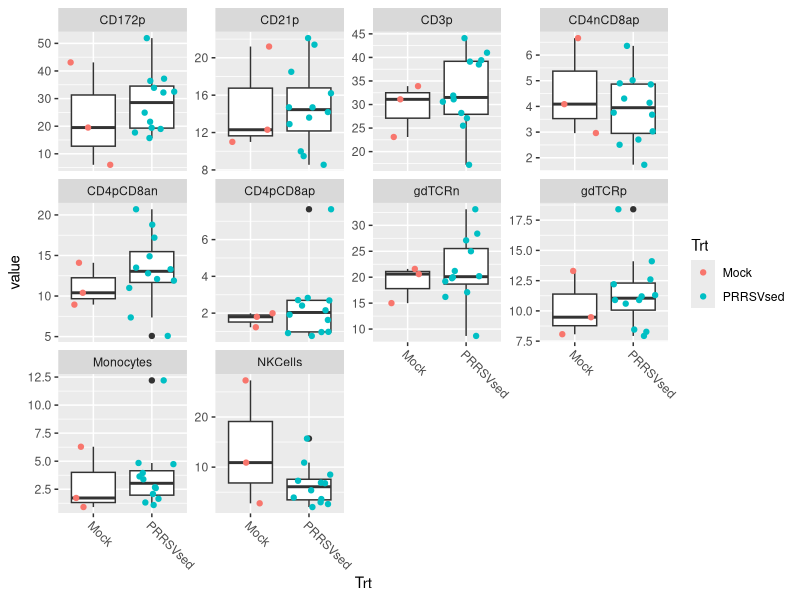
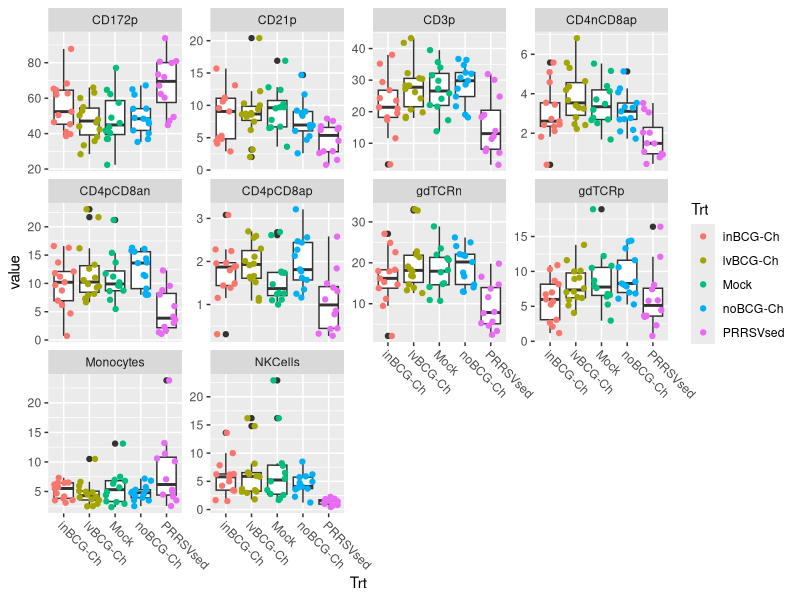
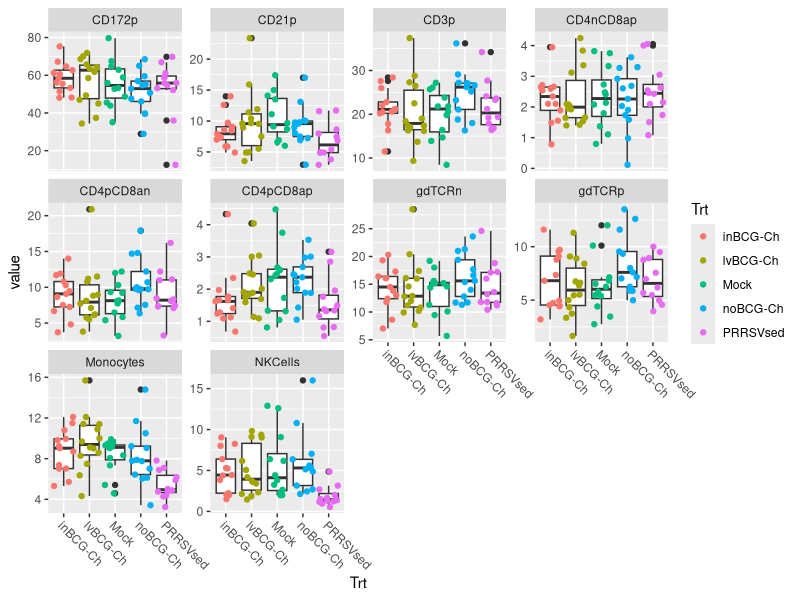
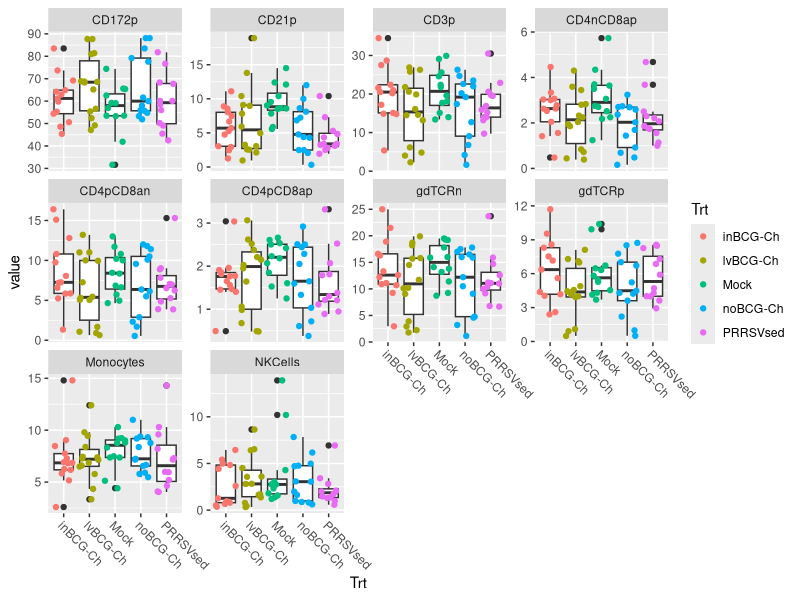
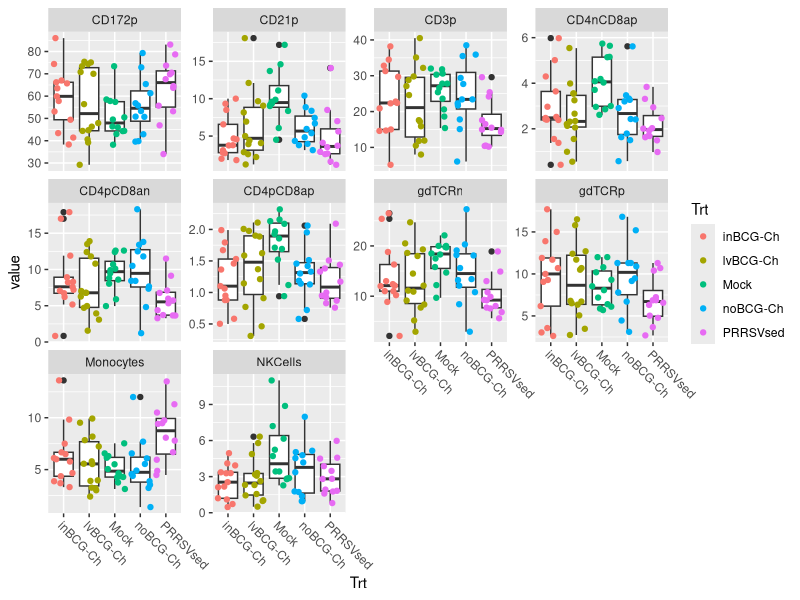
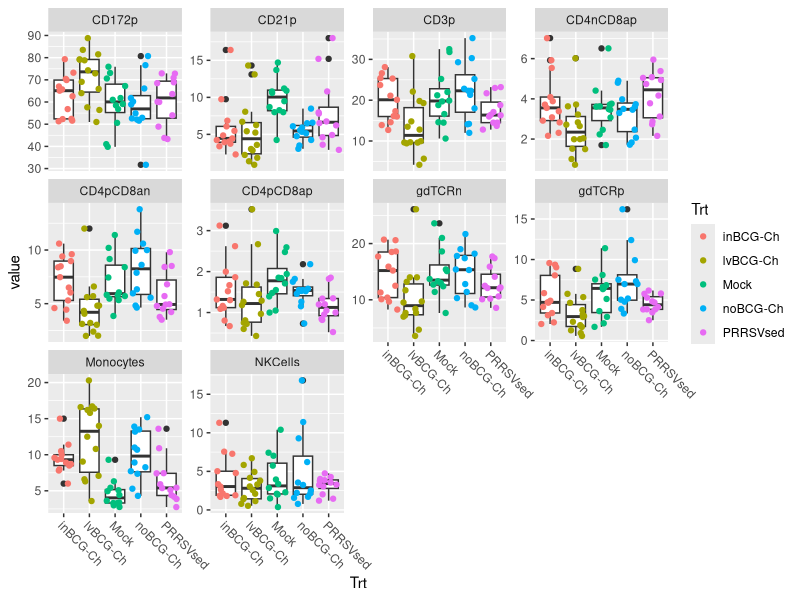
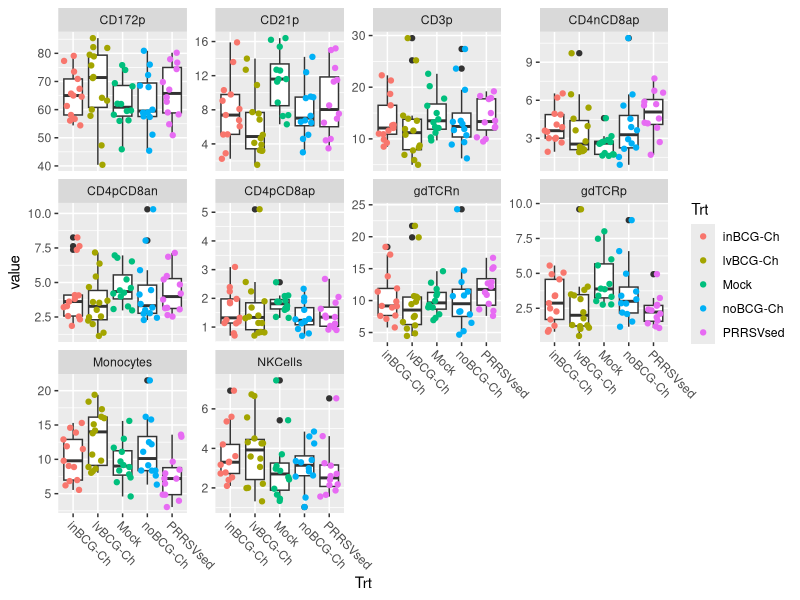
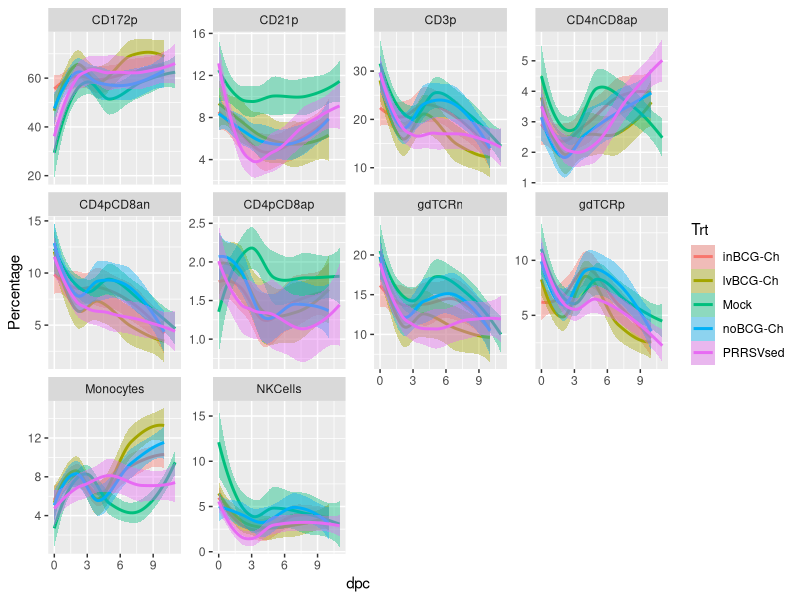

Recreate these plots in R, in order.
## code base is FS12


# library(ggplot2)
library(tidyverse)
# library(reshape2)

FS17 <- read.csv(file = "./data/FS17 Flow Results All.csv", header = T, stringsAsFactors = F)
head(FS17)

### select columns... ###

# FS17_subset <- FS17[, c(2, 6:16)]
# head(FS17_subset)

# Jules #

FS17_subset <- FS17 %>% select(-FlowID)

#
# FS17_long <- melt(FS17_subset, value.name = "PercentSingleCell")
# head(FS17_long)

## Maybe try this instead...
# keep as much metadata as possible. 
# the -c(1:6) is telling the gather function to not gather up the metadata
# or another way to think of it is to gather up everyhitng except for cols 1:6

FS17_long <- FS17_subset %>% gather(key='cell_type', value = 'value', -c(1:6))


FS17_plot_14Feb <- FS17_long %>% 
  filter(date == "14-Feb") %>% 
  ggplot(aes(x=Trt,y=value)) + 
  geom_boxplot() +
  geom_jitter(aes(color=Trt)) +
  theme(axis.text.x=element_text(angle = -45, hjust =0)) +
  facet_wrap( ~ cell_type, scales = "free_y")

FS17_plot_14Feb

# ggsave("FS17_plot_14Feb.pdf", plot = FS17_plot_14Feb, width = 20, height = 20, path = "~/Desktop")

FS17_plot_15Feb <- FS17_long %>% 
  filter(date == "15-Feb") %>% 
  ggplot(aes(x=Trt,y=value)) + 
  geom_boxplot() +
  geom_jitter(aes(color=Trt)) +
  theme(axis.text.x=element_text(angle = -45, hjust =0)) +
  facet_wrap( ~ cell_type, scales = "free_y")
FS17_plot_15Feb
# ggsave("FS17_plot_15Feb.pdf", plot = FS17_plot_15Feb, width = 20, height = 20, path = "~/Desktop")

FS17_plot_16Feb <- FS17_long %>% 
  filter(date == "16-Feb") %>% 
  ggplot(aes(x=Trt,y=value)) + 
  geom_boxplot() +
  geom_jitter(aes(color=Trt)) +
  theme(axis.text.x=element_text(angle = -45, hjust =0)) +
  facet_wrap( ~ cell_type, scales = "free_y")
FS17_plot_16Feb
# ggsave("FS17_plot_16Feb.pdf", plot = FS17_plot_16Feb, width = 20, height = 20, path = "~/Desktop")

FS17_plot_17Feb <- FS17_long %>% 
  filter(date == "17-Feb") %>% 
  ggplot(aes(x=Trt,y=value)) + 
  geom_boxplot() +
  geom_jitter(aes(color=Trt)) +
  theme(axis.text.x=element_text(angle = -45, hjust =0)) +
  facet_wrap( ~ cell_type, scales = "free_y")
FS17_plot_17Feb
# ggsave("FS17_plot_17Feb.pdf", plot = FS17_plot_17Feb, width = 20, height = 20, path = "~/Desktop")

FS17_plot_19Feb <- FS17_long %>% 
  filter(date == "19-Feb") %>% 
  ggplot(aes(x=Trt,y=value)) + 
  geom_boxplot() +
  geom_jitter(aes(color=Trt)) +
  theme(axis.text.x=element_text(angle = -45, hjust =0)) +
  facet_wrap( ~ cell_type, scales = "free_y")
FS17_plot_19Feb
# ggsave("FS17_plot_19Feb.pdf", plot = FS17_plot_19Feb, width = 20, height = 20, path = "~/Desktop")

FS17_plot_22Feb <- FS17_long %>% 
  filter(date == "22-Feb") %>% 
  ggplot(aes(x=Trt,y=value)) + 
  geom_boxplot() +
  geom_jitter(aes(color=Trt)) +
  theme(axis.text.x=element_text(angle = -45, hjust =0)) +
  facet_wrap( ~ cell_type, scales = "free_y")
FS17_plot_22Feb
# ggsave("FS17_plot_22Feb.pdf", plot = FS17_plot_22Feb, width = 20, height = 20, path = "~/Desktop")

FS17_plot_25Feb <- FS17_long %>% 
  filter(date == "25-Feb") %>% 
  ggplot(aes(x=Trt,y=value)) + 
  geom_boxplot() +
  geom_jitter(aes(color=Trt)) +
  theme(axis.text.x=element_text(angle = -45, hjust =0)) +
  facet_wrap( ~ cell_type, scales = "free_y")
FS17_plot_25Feb

# ggsave("FS17_plot_25Feb.pdf", plot = FS17_plot_25Feb, width = 20, height = 20, path = "~/Desktop")




## the above graphs allow us to look at treatment groups for each day, but would like to follow
## individual pigs and treatment groups across time within the same graphs
## this webpage might be helpful... uses spaghettie plots for longitudinal data 
## https://stats.idre.ucla.edu/r/faq/how-can-i-visualize-longitudinal-data-in-ggplot2/
# setwd("~/Desktop/FS17 Flow FCS Files/")
# library(tidyverse) ##tidyverse contains ggplot2, dplyr, tidr, readr
# library(methods)

FS17 <- read.csv(file = "./data/FS17 Flow Results All.csv", header = T, stringsAsFactors = F)
head(FS17)


FS17 %>% select(-FlowID) %>% 
  gather(key = 'CellType', value = 'Percentage', -c(1:6)) %>% 
  ggplot(aes(dpc, Percentage)) +
  geom_smooth(method = 'loess', aes(fill = Trt, color=Trt)) +
  facet_wrap( ~ CellType, scales = "free_y")

# FS17[, c(-2, -3, -4, -17)] %>% ##removing unnecessary columns
#   gather(key = CellType, value = Percentage, CD3p:Monocytes) %>% ##moving to long format
#   ggplot(aes(dpc, Percentage)) +
#   geom_smooth(method = 'loess', aes(fill = Trt, color=Trt)) +
#   facet_wrap( ~ CellType, scales = "free_y") ## code isn't bad, gives you a decent graph


##attempting to look at individual pigs over time
FS17 %>% select(-FlowID) %>% 
  gather(key = 'CellType', value = 'Percentage', -c(1:6)) %>% ##moving to long format
  filter(Trt == "Mock") %>%
  ggplot(aes(dpc, Percentage)) +
  geom_line(aes(group = Pig, color=Pig)) +
  facet_wrap( ~ CellType, scales = "free_y")

# this looks weird because you need to make your pig variable a factor or a character


##########


FS17 %>% select(-FlowID) %>% 
  gather(key = 'CellType', value = 'Percentage', -c(1:6)) %>%
  mutate(Pig = factor(Pig)) %>% 
  filter(Trt == "Mock") %>%
  ggplot(aes(dpc, Percentage)) +
  geom_line(aes(group = Pig, color=Pig)) +
  facet_wrap( ~ CellType, scales = "free_y")




######################################################

FS17 <- read_csv(file = "./data/FS17 Flow Results All.csv")

str(FS17)

FS17_clean <- FS17 %>%
  select(-FlowID) %>%
  mutate(Pig=as.character(Pig))

FS17_long <- FS17_clean %>%
  gather(key='cell_type', value = 'percentage', -c(1:6))


FS17_sum <- FS17_long %>%
  group_by(dpc, Trt, cell_type) %>% 
  summarise(mean_p = mean(percentage), 
            num_obs = n(), 
            std_dev = sd(percentage), 
            std_err = std_dev/sqrt(num_obs))


FS17_sum %>% 
  ggplot(aes(x=dpc, y=mean_p, color=Trt, fill = Trt)) +
  geom_point() + geom_line() +
  geom_ribbon(aes(ymin=mean_p - std_err, ymax = mean_p + std_err), alpha = .3) +
  facet_wrap(~cell_type, scales = 'free') + 
  theme_bw()

FS17_sum$dpc






FS17_sum %>% 
  filter(cell_type == 'CD21p') %>% 
  ggplot(aes(x=dpc, y=mean_p, color=Trt, fill = Trt)) +
  geom_point() + geom_line() +
  geom_ribbon(aes(ymin=mean_p - std_err, ymax = mean_p + std_err), alpha = .3) +
  facet_wrap(~cell_type, scales = 'free') + 
  theme_bw()


#### double pos cells seem lower in all animals that got PRRSV

FS17_sum %>% 
  filter(cell_type == 'CD4pCD8ap') %>% 
  ggplot(aes(x=dpc, y=mean_p, color=Trt, fill = Trt)) +
  geom_point() + geom_line() +
  geom_ribbon(aes(ymin=mean_p - std_err, ymax = mean_p + std_err), alpha = .3) +
  facet_wrap(~cell_type, scales = 'free') + 
  theme_bw()



# no obvious treatment effect....

FS17_sum %>% 
  filter(Trt %in% c('inBCG-Ch', 'lvBCG-Ch', 'noBCG-Ch', 'weird')) %>% 
  ggplot(aes(x=dpc, y=mean_p, color=Trt, fill = Trt)) +
  geom_point() + geom_line() +
  geom_ribbon(aes(ymin=mean_p - std_err, ymax = mean_p + std_err), alpha = .3) +
  facet_wrap(~cell_type, scales = 'free') + 
  theme_bw()

#####

FS17_long %>% 
  filter(Trt == 'PRRSVsed') %>% 
  ggplot(aes(x=dpc, y=percentage, color = Pig)) + geom_line() + 
  facet_wrap(~cell_type, scales = 'free')







######## tempdata



temps <- read_csv('data/FS17 Obj2 Temp Data.csv')
temps$pig <- as.character(temps$pig)

temps$pig_day <- paste(temps$pig, temps$dpi)

# mean temp for Mock group is 39.8
temps %>% group_by(Trt) %>% summarise(meanT=mean(TempC))

temps %>% ggplot(aes(x=dpi, y=TempC)) + 
  geom_line(aes(group = pig)) +
  facet_wrap(~Trt)+ geom_hline(yintercept = 39.8, color='red')

# same pig 2x measurements per day #
weird_ones <- temps %>% 
  group_by(pig_day) %>%
  tally() %>%
  filter(n != 1) %>% 
  select(pig_day) %>% 
  unlist()

temps %>% filter((pig_day %in% weird_ones)) %>% 
  ggplot(aes(x=dpi, y=TempC, color=pig)) + geom_point() 


# sum(temps$pig %in% weird_ones$pig & temps$dpi %in% weird_ones$dpi)

# this should get rid of the redundant measurements by taking the mean of the 
# multiples as the true value
temps <- temps %>%
  group_by(pig, dpi) %>%
  mutate(TempC = mean(TempC)) %>% 
  select(-TempF) %>% 
  unique()# %>% ggplot(aes(x=dpi, y=TempC)) + geom_line(aes(group=pig))


temps %>% ggplot(aes(x=dpi, y=TempC)) + 
  geom_line(aes(group = pig)) +
  facet_wrap(~Trt)+ geom_hline(yintercept = 39.8, color='red')


temps %>% ggplot(aes(x=dpi, y=TempC, color=PRRSV)) + geom_line(aes(group=pig))



#######

# library(ggforce)




meta <- temps %>%
  ungroup() %>%
  select(pig, Room, BCGTrt, PRRSV, Trt) %>%
  unique()


# this makes each pig's temperatures relative to the minimum temperature of that pig
temps <- temps %>%
  group_by(pig) %>%
  mutate(TempRmin=TempC - min(TempC)) %>% 
  ungroup()


temps %>% ggplot(aes(x=dpi, y=TempRmin))+ geom_line(aes(group = pig)) +
  facet_wrap(~Trt)

# This temp_sum is based on absolute temperatures
temp_sum <- temps %>% group_by(pig) %>% 
  summarise(max_temp = max(TempC), 
            mean_temp = mean(TempC), 
            min_temp = min(TempC), 
            sd_temp = sd(TempC), 
            day_max = dpi[which.max(TempC)], 
            dif_temp = max_temp - min_temp) %>% left_join(meta)

# this temp_sum is based on relative temperatures (each pig was adjusted relative to their minimum temperature)
temp_sum <- temps %>% group_by(pig) %>% 
  summarise(max_temp = max(TempRmin), 
            mean_temp = mean(TempRmin), 
            min_temp = min(TempRmin), 
            sd_temp = sd(TempRmin), 
            day_max = dpi[which.max(TempRmin)], 
            dif_temp = max_temp - min_temp) %>% 
  left_join(meta) %>% 
  select(-Room) %>% unique()



temp_sum %>% ggplot(aes(x=Trt, y=max_temp, fill=Trt)) + geom_boxplot() + theme_bw()
temp_sum %>% ggplot(aes(x=Trt, y=min_temp, fill=Trt)) + geom_boxplot()+ theme_bw()
temp_sum %>% ggplot(aes(x=Trt, y=sd_temp, fill=Trt)) + geom_boxplot()+ theme_bw()
temp_sum %>% ggplot(aes(x=Trt, y=mean_temp, fill=Trt)) + geom_boxplot()+ theme_bw()
temp_sum %>% ggplot(aes(x=Trt, y=day_max, fill=Trt)) + geom_point(shape=21, size=3)+ theme_bw()
temp_sum %>% ggplot(aes(x=Trt, y=dif_temp, fill=mean_temp)) + geom_point(shape=21, size=4)+ theme_bw()


# this was the plot that made me think about a fever score
temp_sum %>%
  ggplot(aes(x=dif_temp, y=mean_temp, fill=max_temp)) +
  geom_point(shape=21, color='black', size=3)+ scale_fill_viridis_c()


temp_sum %>%
  ggplot(aes(x=sd_temp, y=max_temp, fill=mean_temp)) +
  geom_point(shape=21, color='black', size=3)+ scale_fill_viridis_c()

temp_sum %>%
  ggplot(aes(x=mean_temp, y=max_temp, fill=sd_temp)) +
  geom_point(shape=21, color='black', size=3)+ scale_fill_viridis_c()

temp_sum %>%
  ggplot(aes(x=sd_temp, y=dif_temp, fill=mean_temp)) +
  geom_point(shape=21, color='black', size=3)+ scale_fill_viridis_c()


# this was for when I was using absolute temperatures
# temp_sum %>%filter(!(Trt %in% c('PRRSVsed', 'Mock'))) %>% 
#   ggplot(aes(x=dif_temp, y=mean_temp, fill=max_temp)) +
#   geom_point(shape=21, color='black', size=3)+ scale_fill_viridis_c() +
#   geom_text(aes(label=pig), nudge_x = .055) +
#   annotate(geom = 'rect',
#            xmin = 1.75,
#            xmax = 2.7,
#            ymin=40.07,
#            ymax = 40.8,
#            fill=NA,
#            color='black')

# 
# int_pigs <- temp_sum %>%filter(!(Trt %in% c('PRRSVsed', 'Mock'))) %>%
#   filter(dif_temp >1.75 & mean_temp>40.2) %>% 
#   select(pig) %>% unlist()



# scaled_temps%>%#filter(!(Trt %in% c('PRRSVsed', 'Mock'))) %>% 
#   ggplot(aes(x=dif_temp, y=mean_temp, fill=max_temp)) +
#   geom_point(shape=21, color='black', size=3)+ scale_fill_viridis_c()



scaled_temps <- temp_sum %>% mutate_if(is.numeric, scale) # centers and scales variables

# what happens when I dont scale?
# scaled_temps <- temp_sum


#### FEVER SCORE CALC HERE ####
  
scaled_temps <- scaled_temps %>% mutate(fever_score=max_temp+mean_temp+dif_temp+sd_temp) 

# scaled_temps <- scaled_temps %>% mutate(fever_score=mean_temp+sd_temp) 

# scaled_temps <- scaled_temps %>% mutate(fever_score=max_temp+mean_temp+dif_temp) 

scaled_temps <- scaled_temps %>% mutate(fever_score=max_temp+dif_temp)


###
### FILTER THE MOCK AND PRRSV PIGS OUT BEFORE FEVER_CLASS CALC?###

# scaled_temps <- scaled_temps %>% filter(!(Trt %in% c('PRRSVsed', 'Mock')))

######


scaled_temps$fever_class <- cut(scaled_temps$fever_score, 3, labels = c('low', 'mid', 'high'))
scaled_temps$Pig <- scaled_temps$pig


scaled_temps %>% filter(!(Trt %in% c('PRRSVsed', 'Mock'))) %>% 
  ggplot(aes(x=1, y=fever_score))  +
  geom_violin()+
  geom_jitter(aes(color=fever_class),width = .2) + 
  ggtitle('Fever score distribution, without PRRSVed and Mock pigs')

scaled_temps %>% #filter(!(Trt %in% c('PRRSVsed', 'Mock'))) %>% 
  ggplot(aes(x=1, y=fever_score))  +
  geom_violin()+
  geom_jitter(aes(color=fever_class),width = .2) + 
  ggtitle('Fever score distribution, with PRRSVed and Mock pigs')




scaled_temps %>% ggplot(aes(x=Trt, y=fever_score, color=fever_class)) + geom_jitter(width = .2)

scaled_temps %>% ggplot(aes(x=fever_class, y=fever_score, color=fever_score)) + geom_jitter()


LETSDOTHIS <- scaled_temps %>% select(Pig, fever_class, fever_score) %>% right_join(FS17_long)


unique(LETSDOTHIS$dpc)
# 11 to 10
# 8 to 7
# 5 to 4

# temp_sum %>% ggplot(aes(x=min_temp, y=max_temp, color=dif_temp)) + geom_point()
# temp_sum %>% ggplot(aes(x=dif_temp, y=mean_temp, color=day_max)) + geom_point()

LETSDOTHIS <- LETSDOTHIS %>% mutate(dpi=case_when(
  dpc == 11 ~ 10, 
  dpc == 8  ~  7, 
  dpc == 5  ~  4,
  dpc == 3  ~  2,
  
  TRUE      ~  dpc
))

# these summary stas were calculated excluding the mock and prrsvsed pigs
FS17_sum <- LETSDOTHIS %>% filter(!(Trt %in% c('Mock', 'PRRSVsed'))) %>% 
  group_by(fever_class, dpc, cell_type) %>% 
  summarise(mean_p = mean(percentage), 
            num_obs = n(), 
            std_dev = sd(percentage), 
            std_err = std_dev/sqrt(num_obs))

# If using the block must switch to dpi from dpc
# FS17_sum <- LETSDOTHIS %>% filter(!(Trt %in% c('Mock'))) %>% 
#   group_by(fever_class, dpi, cell_type) %>% 
#   summarise(mean_p = mean(percentage), 
#             num_obs = n(), 
#             std_dev = sd(percentage), 
#             std_err = std_dev/sqrt(num_obs))
# 


##########




# FS17_long$Trt2 <- ifelse(FS17_long$Pig %in% int_pigs, 'weird', FS17_long$Trt)
# 
# FS17_long %>% group_by(Trt, Trt2) %>% tally()
# 
# FS17_sum <- FS17_long %>%
#   group_by(dpc, Trt2, cell_type) %>% 
#   summarise(mean_p = mean(percentage), 
#             num_obs = n(), 
#             std_dev = sd(percentage), 
#             std_err = std_dev/sqrt(num_obs))

FS17_sum %>%
  ggplot(aes(x=dpc, y=mean_p, fill=fever_class)) +
  geom_ribbon(aes(ymin=mean_p - std_err, ymax=mean_p + std_err), alpha=.5) +
  facet_wrap(~cell_type, scales = 'free')


# 
# FS17_sum %>% filter(cell_type == 'CD4pCD8ap') %>% 
#   ggplot(aes(x=dpc, y=mean_p, fill=fever_class)) +
#   geom_ribbon(aes(ymin=mean_p - std_err, ymax=mean_p + std_err), alpha=.5) +
#   facet_wrap(~cell_type, scales = 'free')
# # 
# FS17_sum %>% filter(dpc != 11) %>% 
#   ggplot(aes(x=dpc, y=mean_p, fill=fever_class)) +
#   geom_ribbon(aes(ymin=mean_p - std_err, ymax=mean_p + std_err), alpha=.5) +
#   facet_wrap(~cell_type, scales = 'free')
# 

##

FS17_sum %>% filter(cell_type == 'CD4pCD8ap') %>% 
  #filter(!Trt2 %in% c('Mock', 'PRRSVsed')) %>% 
  ggplot(aes(x=dpc, y=mean_p, fill=fever_class, color=fever_class)) +
  geom_ribbon(aes(ymin=mean_p - std_err, ymax=mean_p + std_err), alpha=.5) +
  geom_point(shape=21)+geom_path()+
  facet_wrap(~cell_type, scales = 'free') + 
  theme_bw() + ylab('percent') + xlab('days post challenge')



###########

FS17_sum %>% filter(cell_type == 'CD172p') %>% 
  ggplot(aes(x=fever_class, y=mean_p, fill=fever_class)) +
  geom_col(position = 'dodge') +
  geom_errorbar(aes(ymin=mean_p - std_err,
                    ymax=mean_p + std_err), 
                width = .2) +
  geom_text(aes(label=num_obs, y=20), size=3)+
  facet_wrap(~dpc)

#############

FS17_sum %>% filter(cell_type == 'CD21p') %>% 
  ggplot(aes(x=fever_class, y=mean_p, fill=fever_class)) +
  geom_col(position = 'dodge') +
  geom_errorbar(aes(ymin=mean_p - std_err,
                    ymax=mean_p + std_err), 
                width = .2) +
  geom_text(aes(label=num_obs, y=2), size=3)+
  facet_wrap(~dpc)


#############

FS17_sum %>% filter(cell_type == 'CD3p') %>% 
  ggplot(aes(x=fever_class, y=mean_p, fill=fever_class)) +
  geom_col(position = 'dodge') +
  geom_errorbar(aes(ymin=mean_p - std_err,
                    ymax=mean_p + std_err), 
                width = .2) +
  geom_text(aes(label=num_obs, y=5), size=3)+
  facet_wrap(~dpc)


############


FS17_sum %>% filter(cell_type == 'CD4nCD8ap') %>% 
  ggplot(aes(x=fever_class, y=mean_p, fill=fever_class)) +
  geom_col(position = 'dodge') +
  geom_errorbar(aes(ymin=mean_p - std_err,
                    ymax=mean_p + std_err), 
                width = .2) +
  geom_text(aes(label=num_obs, y=1), size=3)+
  facet_wrap(~dpc)

#############


FS17_sum %>% filter(cell_type == 'CD4pCD8an') %>% 
  ggplot(aes(x=fever_class, y=mean_p, fill=fever_class)) +
  geom_col(position = 'dodge') +
  geom_errorbar(aes(ymin=mean_p - std_err,
                    ymax=mean_p + std_err), 
                width = .2) +
  geom_text(aes(label=num_obs, y=1), size=3)+
  facet_wrap(~dpc)

#############

##############


FS17_sum %>% filter(cell_type == 'CD4pCD8ap') %>% 
  ggplot(aes(x=fever_class, y=mean_p, fill=fever_class)) +
  geom_col(position = 'dodge') +
  geom_errorbar(aes(ymin=mean_p - std_err,
                    ymax=mean_p + std_err), 
                width = .2) +
  geom_text(aes(label=num_obs, y=.5), size=3)+
  facet_wrap(~dpc)

##############


FS17_sum %>% filter(cell_type == 'gdTCRn') %>% 
  ggplot(aes(x=fever_class, y=mean_p, fill=fever_class)) +
  geom_col(position = 'dodge') +
  geom_errorbar(aes(ymin=mean_p - std_err,
                    ymax=mean_p + std_err), 
                width = .2) +
  geom_text(aes(label=num_obs, y=5), size=3)+
  facet_wrap(~dpc)

#############

##############


FS17_sum %>% filter(cell_type == 'gdTCRp') %>% 
  ggplot(aes(x=fever_class, y=mean_p, fill=fever_class)) +
  geom_col(position = 'dodge') +
  geom_errorbar(aes(ymin=mean_p - std_err,
                    ymax=mean_p + std_err), 
                width = .2) +
  geom_text(aes(label=num_obs, y=.75), size=3)+
  facet_wrap(~dpc)

library(broom)

#### tests for d7 and d10 all cell types anova with Tukey

tests <- LETSDOTHIS %>% filter(!(Trt %in% c('Mock', 'PRRSVsed'))) %>% 
  ungroup() %>% 
  filter(dpc %in% c(7,10)) %>% group_by(dpc, cell_type) %>% 
  nest() %>% 
  mutate(anova=map(data, ~ aov(data=., formula = percentage ~ fever_class)), 
         tid_ano = map(anova, tidy), 
         tuk = map(anova, TukeyHSD), 
         tid_tuk = map(tuk, tidy)) %>% 
  select(dpc, cell_type, tid_tuk) %>% 
  unnest(cols = c('tid_tuk')) %>%
  mutate(p.adj = p.adjust(adj.p.value, method = 'fdr')) %>% 
  filter(p.adj < 0.05)

######### pairwise ttest ########



LETSDOTHIS %>% filter(!(Trt %in% c('Mock', 'PRRSVsed'))) %>% 
  ungroup() %>% 
  filter(dpc %in% c(7,10)) %>% group_by(dpc, cell_type) %>% 
  nest() %>% 
  mutate(ttest=map(data, ~ pairwise.t.test(x = .$percentage, g = .$fever_class, p.adjust.method = 'none')), 
         tid_tt = map(ttest, tidy)) %>% 
  select(dpc, cell_type, tid_tt) %>% 
  unnest(cols = c('tid_tt')) %>% 
  ungroup() %>% 
  mutate(p.adj=p.adjust(p.value, method = 'fdr')) %>% 
  filter(p.adj < 0.055)
